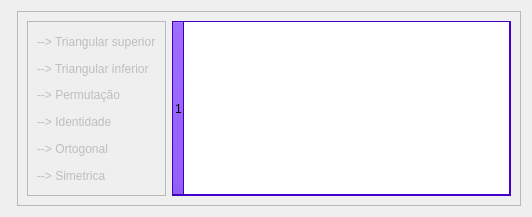
      <widget class="QWidget" name="page_6">
       <property name="geometry">
        <rect>
         <x>0</x>
         <y>0</y>
         <width>532</width>
         <height>217</height>
        </rect>
       </property>
       <attribute name="label">
        <string>Resultado da operação</string>
       </attribute>
       <layout class="QFormLayout" name="formLayout_2">
        <item row="0" column="1">
         <widget class="QFrame" name="frame_6">
          <property name="frameShape">
           <enum>QFrame::StyledPanel</enum>
          </property>
          <property name="frameShadow">
           <enum>QFrame::Raised</enum>
          </property>
          <layout class="QHBoxLayout" name="horizontalLayout_4">
           <item>
            <widget class="QFrame" name="frame_5">
             <property name="frameShape">
              <enum>QFrame::StyledPanel</enum>
             </property>
             <property name="frameShadow">
              <enum>QFrame::Raised</enum>
             </property>
             <layout class="QVBoxLayout" name="verticalLayout_3">
              <item>
               <widget class="QLabel" name="TSR">
                <property name="enabled">
                 <bool>false</bool>
                </property>
                <property name="text">
                 <string>--&gt; Triangular superior</string>
                </property>
               </widget>
              </item>
              <item>
               <widget class="QLabel" name="TIR">
                <property name="enabled">
                 <bool>false</bool>
                </property>
                <property name="text">
                 <string>--&gt; Triangular inferior</string>
                </property>
               </widget>
              </item>
              <item>
               <widget class="QLabel" name="PR">
                <property name="enabled">
                 <bool>false</bool>
                </property>
                <property name="text">
                 <string>--&gt; Permutação</string>
                </property>
               </widget>
              </item>
              <item>
               <widget class="QLabel" name="IDR">
                <property name="enabled">
                 <bool>false</bool>
                </property>
                <property name="text">
                 <string>--&gt; Identidade</string>
                </property>
               </widget>
              </item>
              <item>
               <widget class="QLabel" name="OTR">
                <property name="enabled">
                 <bool>false</bool>
                </property>
                <property name="text">
                 <string>--&gt; Ortogonal</string>
                </property>
               </widget>
              </item>
              <item>
               <widget class="QLabel" name="SIR">
                <property name="enabled">
                 <bool>false</bool>
                </property>
                <property name="text">
                 <string>--&gt; Simetrica</string>
                </property>
               </widget>
              </item>
             </layout>
            </widget>
           </item>
           <item>
            <widget class="QTableWidget" name="tableView_Result">
             <property name="enabled">
              <bool>true</bool>
             </property>
             <property name="palette">
              <palette>
               <active>
                <colorrole role="WindowText">
                 <brush brushstyle="SolidPattern">
                  <color alpha="255">
                   <red>0</red>
                   <green>0</green>
                   <blue>0</blue>
                  </color>
                 </brush>
                </colorrole>
                <colorrole role="Button">
                 <brush brushstyle="SolidPattern">
                  <color alpha="255">
                   <red>85</red>
                   <green>0</green>
                   <blue>255</blue>
                  </color>
                 </brush>
                </colorrole>
                <colorrole role="Light">
                 <brush brushstyle="SolidPattern">
                  <color alpha="255">
                   <red>170</red>
                   <green>127</green>
                   <blue>255</blue>
                  </color>
                 </brush>
                </colorrole>
                <colorrole role="Midlight">
                 <brush brushstyle="SolidPattern">
                  <color alpha="255">
                   <red>127</red>
                   <green>63</green>
                   <blue>255</blue>
                  </color>
                 </brush>
                </colorrole>
                <colorrole role="Dark">
                 <brush brushstyle="SolidPattern">
                  <color alpha="255">
                   <red>42</red>
                   <green>0</green>
                   <blue>127</blue>
                  </color>
                 </brush>
                </colorrole>
                <colorrole role="Mid">
                 <brush brushstyle="SolidPattern">
                  <color alpha="255">
                   <red>56</red>
                   <green>0</green>
                   <blue>170</blue>
                  </color>
                 </brush>
                </colorrole>
                <colorrole role="Text">
                 <brush brushstyle="SolidPattern">
                  <color alpha="255">
                   <red>0</red>
                   <green>0</green>
                   <blue>0</blue>
                  </color>
                 </brush>
                </colorrole>
                <colorrole role="BrightText">
                 <brush brushstyle="SolidPattern">
                  <color alpha="255">
                   <red>255</red>
                   <green>255</green>
                   <blue>255</blue>
                  </color>
                 </brush>
                </colorrole>
                <colorrole role="ButtonText">
                 <brush brushstyle="SolidPattern">
                  <color alpha="255">
                   <red>0</red>
                   <green>0</green>
                   <blue>0</blue>
                  </color>
                 </brush>
                </colorrole>
                <colorrole role="Base">
                 <brush brushstyle="SolidPattern">
                  <color alpha="255">
                   <red>255</red>
                   <green>255</green>
                   <blue>255</blue>
                  </color>
                 </brush>
                </colorrole>
                <colorrole role="Window">
                 <brush brushstyle="SolidPattern">
                  <color alpha="255">
                   <red>85</red>
                   <green>0</green>
                   <blue>255</blue>
                  </color>
                 </brush>
                </colorrole>
                <colorrole role="Shadow">
                 <brush brushstyle="SolidPattern">
                  <color alpha="255">
                   <red>0</red>
                   <green>0</green>
                   <blue>0</blue>
                  </color>
                 </brush>
                </colorrole>
                <colorrole role="AlternateBase">
                 <brush brushstyle="SolidPattern">
                  <color alpha="255">
                   <red>170</red>
                   <green>127</green>
                   <blue>255</blue>
                  </color>
                 </brush>
                </colorrole>
                <colorrole role="ToolTipBase">
                 <brush brushstyle="SolidPattern">
                  <color alpha="255">
                   <red>255</red>
                   <green>255</green>
                   <blue>220</blue>
                  </color>
                 </brush>
                </colorrole>
                <colorrole role="ToolTipText">
                 <brush brushstyle="SolidPattern">
                  <color alpha="255">
                   <red>0</red>
                   <green>0</green>
                   <blue>0</blue>
                  </color>
                 </brush>
                </colorrole>
               </active>
               <inactive>
                <colorrole role="WindowText">
                 <brush brushstyle="SolidPattern">
                  <color alpha="255">
                   <red>0</red>
                   <green>0</green>
                   <blue>0</blue>
                  </color>
                 </brush>
                </colorrole>
                <colorrole role="Button">
                 <brush brushstyle="SolidPattern">
                  <color alpha="255">
                   <red>85</red>
                   <green>0</green>
                   <blue>255</blue>
                  </color>
                 </brush>
                </colorrole>
                <colorrole role="Light">
                 <brush brushstyle="SolidPattern">
                  <color alpha="255">
                   <red>170</red>
                   <green>127</green>
                   <blue>255</blue>
                  </color>
                 </brush>
                </colorrole>
                <colorrole role="Midlight">
                 <brush brushstyle="SolidPattern">
                  <color alpha="255">
                   <red>127</red>
                   <green>63</green>
                   <blue>255</blue>
                  </color>
                 </brush>
                </colorrole>
                <colorrole role="Dark">
                 <brush brushstyle="SolidPattern">
                  <color alpha="255">
                   <red>42</red>
                   <green>0</green>
                   <blue>127</blue>
                  </color>
                 </brush>
                </colorrole>
                <colorrole role="Mid">
                 <brush brushstyle="SolidPattern">
                  <color alpha="255">
                   <red>56</red>
                   <green>0</green>
                   <blue>170</blue>
                  </color>
                 </brush>
                </colorrole>
                <colorrole role="Text">
                 <brush brushstyle="SolidPattern">
                  <color alpha="255">
                   <red>0</red>
                   <green>0</green>
                   <blue>0</blue>
                  </color>
                 </brush>
                </colorrole>
                <colorrole role="BrightText">
                 <brush brushstyle="SolidPattern">
                  <color alpha="255">
                   <red>255</red>
                   <green>255</green>
                   <blue>255</blue>
                  </color>
                 </brush>
                </colorrole>
                <colorrole role="ButtonText">
                 <brush brushstyle="SolidPattern">
                  <color alpha="255">
                   <red>0</red>
                   <green>0</green>
                   <blue>0</blue>
                  </color>
                 </brush>
                </colorrole>
                <colorrole role="Base">
                 <brush brushstyle="SolidPattern">
                  <color alpha="255">
                   <red>255</red>
                   <green>255</green>
                   <blue>255</blue>
                  </color>
                 </brush>
                </colorrole>
                <colorrole role="Window">
                 <brush brushstyle="SolidPattern">
                  <color alpha="255">
                   <red>85</red>
                   <green>0</green>
                   <blue>255</blue>
                  </color>
                 </brush>
                </colorrole>
                <colorrole role="Shadow">
                 <brush brushstyle="SolidPattern">
                  <color alpha="255">
                   <red>0</red>
                   <green>0</green>
                   <blue>0</blue>
                  </color>
                 </brush>
                </colorrole>
                <colorrole role="AlternateBase">
                 <brush brushstyle="SolidPattern">
                  <color alpha="255">
                   <red>170</red>
                   <green>127</green>
                   <blue>255</blue>
                  </color>
                 </brush>
                </colorrole>
                <colorrole role="ToolTipBase">
                 <brush brushstyle="SolidPattern">
                  <color alpha="255">
                   <red>255</red>
                   <green>255</green>
                   <blue>220</blue>
                  </color>
                 </brush>
                </colorrole>
                <colorrole role="ToolTipText">
                 <brush brushstyle="SolidPattern">
                  <color alpha="255">
                   <red>0</red>
                   <green>0</green>
                   <blue>0</blue>
                  </color>
                 </brush>
                </colorrole>
               </inactive>
               <disabled>
                <colorrole role="WindowText">
                 <brush brushstyle="SolidPattern">
                  <color alpha="255">
                   <red>42</red>
                   <green>0</green>
                   <blue>127</blue>
                  </color>
                 </brush>
                </colorrole>
                <colorrole role="Button">
                 <brush brushstyle="SolidPattern">
                  <color alpha="255">
                   <red>85</red>
                   <green>0</green>
                   <blue>255</blue>
                  </color>
                 </brush>
                </colorrole>
                <colorrole role="Light">
                 <brush brushstyle="SolidPattern">
                  <color alpha="255">
                   <red>170</red>
                   <green>127</green>
                   <blue>255</blue>
                  </color>
                 </brush>
                </colorrole>
                <colorrole role="Midlight">
                 <brush brushstyle="SolidPattern">
                  <color alpha="255">
                   <red>127</red>
                   <green>63</green>
                   <blue>255</blue>
                  </color>
                 </brush>
                </colorrole>
                <colorrole role="Dark">
                 <brush brushstyle="SolidPattern">
                  <color alpha="255">
                   <red>42</red>
                   <green>0</green>
                   <blue>127</blue>
                  </color>
                 </brush>
                </colorrole>
                <colorrole role="Mid">
                 <brush brushstyle="SolidPattern">
                  <color alpha="255">
                   <red>56</red>
                   <green>0</green>
                   <blue>170</blue>
                  </color>
                 </brush>
                </colorrole>
                <colorrole role="Text">
                 <brush brushstyle="SolidPattern">
                  <color alpha="255">
                   <red>0</red>
                   <green>0</green>
                   <blue>0</blue>
                  </color>
                 </brush>
                </colorrole>
                <colorrole role="BrightText">
                 <brush brushstyle="SolidPattern">
                  <color alpha="255">
                   <red>255</red>
                   <green>255</green>
                   <blue>255</blue>
                  </color>
                 </brush>
                </colorrole>
                <colorrole role="ButtonText">
                 <brush brushstyle="SolidPattern">
                  <color alpha="255">
                   <red>42</red>
                   <green>0</green>
                   <blue>127</blue>
                  </color>
                 </brush>
                </colorrole>
                <colorrole role="Base">
                 <brush brushstyle="SolidPattern">
                  <color alpha="255">
                   <red>255</red>
                   <green>255</green>
                   <blue>255</blue>
                  </color>
                 </brush>
                </colorrole>
                <colorrole role="Window">
                 <brush brushstyle="SolidPattern">
                  <color alpha="255">
                   <red>85</red>
                   <green>0</green>
                   <blue>255</blue>
                  </color>
                 </brush>
                </colorrole>
                <colorrole role="Shadow">
                 <brush brushstyle="SolidPattern">
                  <color alpha="255">
                   <red>0</red>
                   <green>0</green>
                   <blue>0</blue>
                  </color>
                 </brush>
                </colorrole>
                <colorrole role="AlternateBase">
                 <brush brushstyle="SolidPattern">
                  <color alpha="255">
                   <red>85</red>
                   <green>0</green>
                   <blue>255</blue>
                  </color>
                 </brush>
                </colorrole>
                <colorrole role="ToolTipBase">
                 <brush brushstyle="SolidPattern">
                  <color alpha="255">
                   <red>255</red>
                   <green>255</green>
                   <blue>220</blue>
                  </color>
                 </brush>
                </colorrole>
                <colorrole role="ToolTipText">
                 <brush brushstyle="SolidPattern">
                  <color alpha="255">
                   <red>0</red>
                   <green>0</green>
                   <blue>0</blue>
                  </color>
                 </brush>
                </colorrole>
               </disabled>
              </palette>
             </property>
             <property name="layoutDirection">
              <enum>Qt::LeftToRight</enum>
             </property>
             <property name="selectionMode">
              <enum>QAbstractItemView::SingleSelection</enum>
             </property>
             <property name="rowCount">
              <number>1</number>
             </property>
             <property name="columnCount">
              <number>1</number>
             </property>
             <attribute name="horizontalHeaderVisible">
              <bool>false</bool>
             </attribute>
             <attribute name="horizontalHeaderCascadingSectionResizes">
              <bool>false</bool>
             </attribute>
             <attribute name="horizontalHeaderShowSortIndicator" stdset="0">
              <bool>true</bool>
             </attribute>
             <attribute name="horizontalHeaderStretchLastSection">
              <bool>true</bool>
             </attribute>
             <attribute name="verticalHeaderCascadingSectionResizes">
              <bool>true</bool>
             </attribute>
             <attribute name="verticalHeaderShowSortIndicator" stdset="0">
              <bool>false</bool>
             </attribute>
             <attribute name="verticalHeaderStretchLastSection">
              <bool>true</bool>
             </attribute>
             <row/>
             <column/>
            </widget>
           </item>
          </layout>
         </widget>
        </item>
       </layout>
      </widget>
